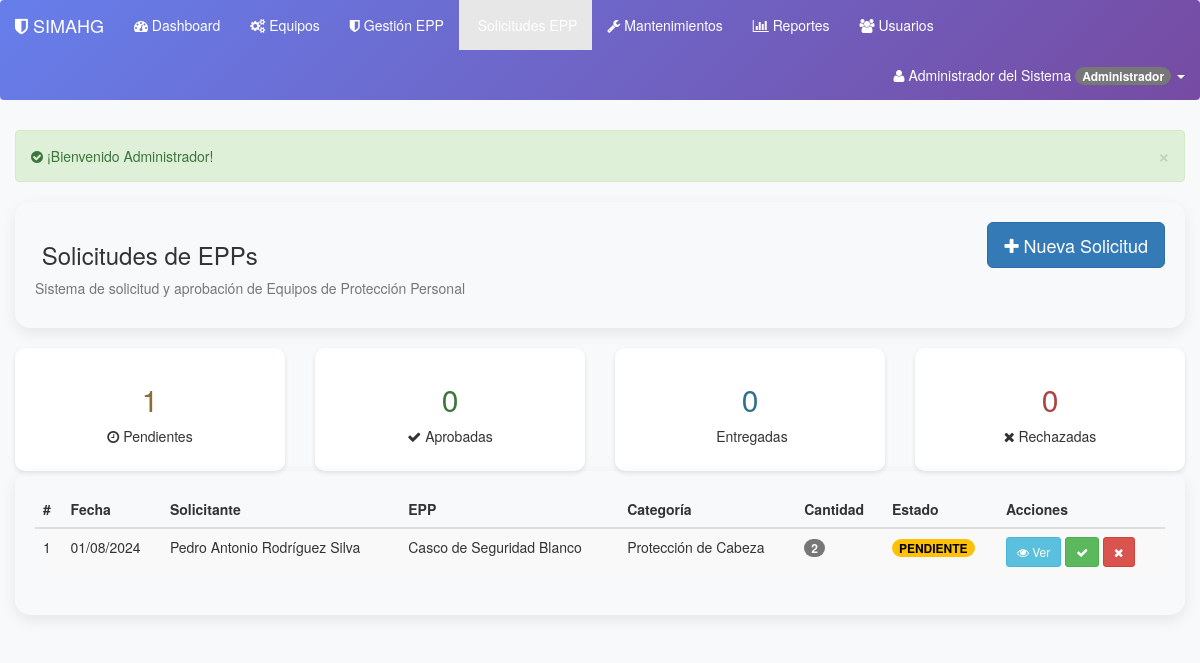
Screenshot of /solicitudes_epp_simple.php (signed in) with the database file from the repository.
### tables this page shows
CREATE TABLE IF NOT EXISTS `solicitudes_epp` (
  `id` int(11) NOT NULL AUTO_INCREMENT,
  `id_usuario` int(11) NOT NULL COMMENT 'Usuario que solicita el EPP',
  `id_epp` int(11) NOT NULL COMMENT 'EPP solicitado (referencia a epp_items)',
  `cantidad` int(11) NOT NULL,
  `justificacion` text NOT NULL,
  `estado` enum('PENDIENTE','APROBADA','RECHAZADA','ENTREGADA') NOT NULL DEFAULT 'PENDIENTE',
  `id_aprobador` int(11) DEFAULT NULL COMMENT 'Usuario que aprueba/rechaza',
  `fecha_solicitud` timestamp NOT NULL DEFAULT current_timestamp(),
  `fecha_aprobacion` timestamp NULL DEFAULT NULL,
  `fecha_entrega` timestamp NULL DEFAULT NULL,
  `motivo_rechazo` text DEFAULT NULL,
  PRIMARY KEY (`id`),
  KEY `idx_solicitudes_usuario` (`id_usuario`),
  KEY `idx_solicitudes_epp` (`id_epp`),
  KEY `idx_solicitudes_estado` (`estado`),
  CONSTRAINT `fk_solicitudes_usuario` FOREIGN KEY (`id_usuario`) REFERENCES `usuarios` (`id`),
  CONSTRAINT `fk_solicitudes_epp` FOREIGN KEY (`id_epp`) REFERENCES `epp_items` (`id`),
  CONSTRAINT `fk_solicitudes_aprobador` FOREIGN KEY (`id_aprobador`) REFERENCES `usuarios` (`id`)
);

CREATE TABLE `usuarios` (
  `id` int(11) NOT NULL AUTO_INCREMENT,
  `nombre` varchar(100) NOT NULL,
  `apellidos` varchar(150) NOT NULL,
  `email` varchar(150) NOT NULL UNIQUE,
  `usuario` varchar(50) NOT NULL UNIQUE,
  `password` varchar(255) NOT NULL,
  `id_perfil` int(11) NOT NULL,
  `estado` tinyint(1) NOT NULL DEFAULT 1,
  `ultimo_acceso` timestamp NULL DEFAULT NULL,
  `fecha_creacion` timestamp NOT NULL DEFAULT current_timestamp(),
  `fecha_actualizacion` timestamp NOT NULL DEFAULT current_timestamp() ON UPDATE current_timestamp(),
  PRIMARY KEY (`id`),
  FOREIGN KEY (`id_perfil`) REFERENCES `perfiles` (`id`)
);

CREATE TABLE IF NOT EXISTS `epp_items` (
  `id` int(11) NOT NULL AUTO_INCREMENT,
  `codigo` varchar(50) NOT NULL UNIQUE,
  `nombre` varchar(150) NOT NULL,
  `descripcion` text,
  `marca` varchar(100),
  `modelo` varchar(100),
  `talla` varchar(20),
  `color` varchar(50),
  `id_categoria` int(11) NOT NULL,
  `stock_minimo` int(11) DEFAULT 5,
  `stock_actual` int(11) DEFAULT 0,
  `stock_maximo` int(11) DEFAULT 100,
  `costo_unitario` decimal(10,2),
  `proveedor` varchar(150),
  `fecha_vencimiento` date,
  `normas_certificacion` varchar(255),
  `ubicacion_almacen` varchar(100),
  `estado` enum('activo','descontinuado','agotado') NOT NULL DEFAULT 'activo',
  `requiere_entrenamiento` tinyint(1) DEFAULT 0,
  `imagen_url` varchar(255),
  `ficha_tecnica_url` varchar(255),
  `fecha_creacion` timestamp NOT NULL DEFAULT current_timestamp(),
  `fecha_actualizacion` timestamp NOT NULL DEFAULT current_timestamp() ON UPDATE current_timestamp(),
  `creado_por` int(11),
  PRIMARY KEY (`id`),
  FOREIGN KEY (`id_categoria`) REFERENCES `categorias_epp` (`id`),
  FOREIGN KEY (`creado_por`) REFERENCES `usuarios` (`id`)
);

CREATE TABLE IF NOT EXISTS `categorias_epp` (
  `id` int(11) NOT NULL AUTO_INCREMENT,
  `nombre` varchar(100) NOT NULL,
  `descripcion` text,
  `requiere_certificacion` tinyint(1) DEFAULT 0,
  `vida_util_dias` int(11) DEFAULT 365,
  `estado` tinyint(1) NOT NULL DEFAULT 1,
  `fecha_creacion` timestamp NOT NULL DEFAULT current_timestamp(),
  PRIMARY KEY (`id`)
);

### solicitudes_epp_simple.php (the view, shortened to what this page needs)
<?php
$host = 'localhost';
$port = '3307';
$dbname = 'simahg_db';
$username_db = 'root';
$password_db = '';
try {
    $pdo = new PDO("mysql:host=$host;port=$port;dbname=$dbname", $username_db, $password_db);
    $pdo->setAttribute(PDO::ATTR_ERRMODE, PDO::ERRMODE_EXCEPTION);
    $userRole = $_SESSION['perfil_nombre'] ?? 'Usuario';
    if (in_array($userRole, ['Administrador', 'Supervisor', 'Operador'])) {
        $stmt = $pdo->query("
            SELECT s.*, e.nombre as epp_nombre, e.codigo, c.nombre as categoria,
                   u.nombre as solicitante_nombre, u.apellidos as solicitante_apellidos,
                   a.nombre as aprobador_nombre
            FROM solicitudes_epp s
            INNER JOIN epp_items e ON s.id_epp = e.id
            LEFT JOIN categorias_epp c ON e.id_categoria = c.id
            INNER JOIN usuarios u ON s.id_usuario = u.id
            LEFT JOIN usuarios a ON s.id_aprobador = a.id
            ORDER BY s.fecha_solicitud DESC
        ");
    }
    $solicitudes = $stmt->fetchAll();
} catch (PDOException $e) {
    $error = "Error de base de datos: " . $e->getMessage();
}
?>
<!DOCTYPE html>
<html lang="es">
<head>
    <link href="bower_components/bootstrap/dist/css/bootstrap.min.css" rel="stylesheet">
    <link href="bower_components/font-awesome/css/font-awesome.min.css" rel="stylesheet">
</head>
<body>
<nav class="navbar navbar-default">
    <div class="container-fluid">
        <div class="navbar-header">
            <a class="navbar-brand" href="dashboard.php">
                <i class="fa fa-shield"></i> SIMAHG
            </a>
        </div>
        <ul class="nav navbar-nav">
            <li><a href="dashboard.php"><i class="fa fa-dashboard"></i> Dashboard</a></li>
            <li><a href="equipos.php"><i class="fa fa-cogs"></i> Equipos</a></li>
            <li><a href="epp_gestion.php"><i class="fa fa-shield"></i> Gestión EPP</a></li>
            <li class="active"><a href="solicitudes_epp.php"><i class="fa fa-clipboard-list"></i> Solicitudes EPP</a></li>
            <li><a href="mantenimientos.php"><i class="fa fa-wrench"></i> Mantenimientos</a></li>
            <li><a href="reportes.php"><i class="fa fa-bar-chart"></i> Reportes</a></li>
            <li><a href="usuarios.php"><i class="fa fa-users"></i> Usuarios</a></li>
        </ul>
        <ul class="nav navbar-nav navbar-right">
            <li class="dropdown">
                <a href="#" class="dropdown-toggle" data-toggle="dropdown">
                    <i class="fa fa-user"></i> <?php echo $_SESSION['username']; ?>
                    <span class="badge badge-info"><?php echo $userRole; ?></span>
                    <b class="caret"></b>
                </a>
            </li>
        </ul>
    </div>
</nav>
<div class="container-fluid">
    <?php if (isset($_SESSION['success'])): ?>
    <div class="alert alert-success alert-dismissible">
        <button type="button" class="close" data-dismiss="alert">&times;</button>
        <i class="fa fa-check-circle"></i> <?php echo $_SESSION['success']; unset($_SESSION['success']); ?>
    </div>
    <?php endif; ?>
    <div class="row">
        <div class="col-md-12">
            <div class="card">
                <div class="card-body" style="padding: 20px;">
                    <div class="row">
                        <div class="col-md-6">
                            <h3><i class="fa fa-clipboard-list"></i> Solicitudes de EPPs</h3>
                            <p class="text-muted">
                                Sistema de solicitud y aprobación de Equipos de Protección Personal
                            </p>
                        </div>
                        <div class="col-md-6 text-right">
                            <button class="btn btn-primary btn-lg" data-toggle="modal" data-target="#modalNuevaSolicitud">
                                <i class="fa fa-plus"></i> Nueva Solicitud
                            </button>
                        </div>
                    </div>
                </div>
            </div>
        </div>
    </div>
    <div class="row">
        <div class="col-md-3">
            <div class="stat-box">
                <h2 class="text-warning"><?php echo count(array_filter($solicitudes, fn($s) => $s['estado'] == 'PENDIENTE')); ?></h2>
                <p><i class="fa fa-clock-o"></i> Pendientes</p>
            </div>
        </div>
        <div class="col-md-3">
            <div class="stat-box">
                <h2 class="text-success"><?php echo count(array_filter($solicitudes, fn($s) => $s['estado'] == 'APROBADA')); ?></h2>
                <p><i class="fa fa-check"></i> Aprobadas</p>
            </div>
        </div>
        <div class="col-md-3">
            <div class="stat-box">
                <h2 class="text-info"><?php echo count(array_filter($solicitudes, fn($s) => $s['estado'] == 'ENTREGADA')); ?></h2>
                <p><i class="fa fa-handshake-o"></i> Entregadas</p>
            </div>
        </div>
        <div class="col-md-3">
            <div class="stat-box">
                <h2 class="text-danger"><?php echo count(array_filter($solicitudes, fn($s) => $s['estado'] == 'RECHAZADA')); ?></h2>
                <p><i class="fa fa-times"></i> Rechazadas</p>
            </div>
        </div>
    </div>
    <div class="row">
        <div class="col-md-12">
            <div class="card">
                <div class="card-body" style="padding: 20px;">
                    <div class="table-responsive">
                        <table class="table table-striped table-hover">
                            <thead>
                                <tr>
                                    <th>#</th>
                                    <th>Fecha</th>
                                    <?php if (in_array($userRole, ['Administrador', 'Supervisor'])): ?>
                                    <th>Solicitante</th>
                                    <?php endif; ?>
                                    <th>EPP</th>
                                    <th>Categoría</th>
                                    <th>Cantidad</th>
                                    <th>Estado</th>
                                    <th>Acciones</th>
                                </tr>
                            </thead>
                            <tbody>
                                <?php foreach ($solicitudes as $solicitud): ?>
                                <tr>
                                    <td><?php echo $solicitud['id']; ?></td>
                                    <td><?php echo date('d/m/Y', strtotime($solicitud['fecha_solicitud'])); ?></td>
                                    <?php if (in_array($userRole, ['Administrador', 'Supervisor'])): ?>
                                    <td><?php echo $solicitud['solicitante_nombre'] . ' ' . $solicitud['solicitante_apellidos']; ?></td>
                                    <?php endif; ?>
                                    <td><?php echo $solicitud['epp_nombre']; ?></td>
                                    <td><?php echo $solicitud['categoria']; ?></td>
                                    <td><span class="badge badge-secondary"><?php echo $solicitud['cantidad']; ?></span></td>
                                    <td>
                                        <?php
                                        $badgeClass = 'badge-' . strtolower($solicitud['estado']);
                                        echo "<span class='badge $badgeClass'>" . $solicitud['estado'] . "</span>";
                                        ?>
                                    </td>
                                    <td>
                                        <button class="btn btn-sm btn-info" onclick="verDetalle(<?php echo htmlspecialchars(json_encode($solicitud)); ?>)">
                                            <i class="fa fa-eye"></i> Ver
                                        </button>
                                        <?php if ($solicitud['estado'] == 'PENDIENTE' && in_array($userRole, ['Administrador', 'Supervisor'])): ?>
                                        <form method="POST" style="display:inline;">
                                            <button type="submit" class="btn btn-sm btn-success" onclick="return confirm('¿Aprobar esta solicitud?')">
                                                <i class="fa fa-check"></i>
                                            </button>
                                        </form>
                                        <button class="btn btn-sm btn-danger" onclick="rechazarSolicitud(<?php echo $solicitud['id']; ?>)">
                                            <i class="fa fa-times"></i>
                                        </button>
                                        <?php endif; ?>
                                    </td>
                                </tr>
                                <?php endforeach; ?>
                            </tbody>
                        </table>
                    </div>
                </div>
            </div>
        </div>
    </div>
</div>
</body>
</html>

### solicitudes_epp_simple.php (style rules this page uses)
body { background-color: #f8f9fa; }
.navbar { background: linear-gradient(135deg, #667eea 0%, #764ba2 100%); border: none; margin-bottom: 30px; }
.navbar-brand, .navbar-nav li a { color: white !important; }
.card { border-radius: 15px; box-shadow: 0 5px 15px rgba(0,0,0,0.08); margin-bottom: 20px; }
.badge-pendiente { background-color: #ffc107; color: #000; }
.stat-box { text-align: center; padding: 15px; border-radius: 10px; background: white; box-shadow: 0 2px 5px rgba(0,0,0,0.1); }

### rows the page displays
solicitudes_epp: estado "1", estado "0", id "1", fecha_solicitud "01/08/2024", id_usuario.nombre "Pedro Antonio", id_usuario.apellidos "Rodríguez Silva", id_epp.nombre "Casco de Seguridad Blanco", categorias_epp.nombre "Protección de Cabeza", cantidad "2", estado "PENDIENTE"

### other values shown
$_SESSION['username'] "Administrador del Sistema"
$userRole "Administrador"
$_SESSION['success'] "¡Bienvenido Administrador!"
